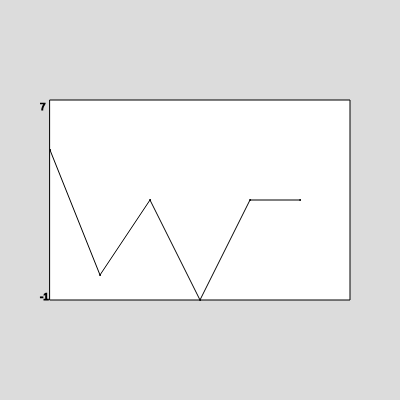
Frame 1 (no input)
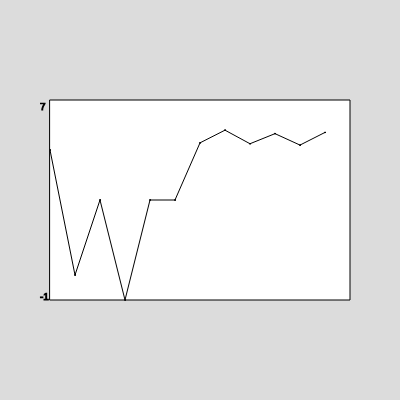
Frame 60 (no input)
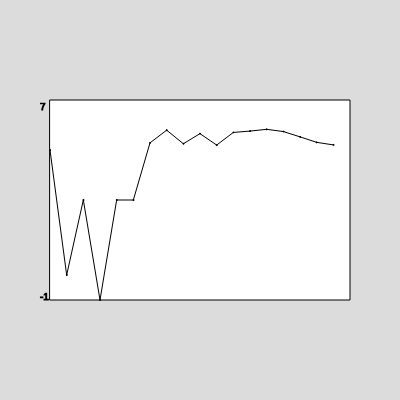
Frame 120 (the mouse pressed at the canvas centre since frame 60)

The p5.js sketch that drew these frames (run headless with seeded random() and noise() and a simulated clock; from frame 60 on, the mouse is pressed at the canvas centre):

// p5.js sketch
// ── sketch.js
let g;
function setup() {
  createCanvas(400, 400);
  g = new pGraph(50, 100, 300, 200);
  g.addArray([1, 6, 3, 7, 3, 3])
}

function draw() {
  background(220);
  if (frameCount % 10 == 0){
    g.add(random(0, 1)) 
  }
  g.show()
}

function keyPressed(){
  if (key === 'e'){
     g.remove(0);
  }
}

// ── pGraph.js
class pGraph{
  
  constructor(x1, y1, w, h){
    this.left = createVector(x1, y1)
    this.size = createVector(w, h)
    this.inc;
    this.points = []
    this.greatestY = 0;
    this.lowestY = -1;
  }
  show(){
    fill(255)
    rect(this.left.x, this.left.y, this.size.x, this.size.y)
    push()
    textSize(this.size.x/30)
    stroke(0)
    fill(0)
    text(round(this.greatestY), this.left.x-this.size.x/30, this.left.y+10)
    text(round(this.lowestY), this.left.x-this.size.x/30, this.left.y+this.size.y)
    pop()
    
    if (this.points.length > 0){
      this.inc = this.size.x/this.points.length
      for (var i=0;i<this.points.length;i++){
        push()
        translate(this.left.x, this.left.y)
        
        circle(i*this.inc, map(this.points[i], this.lowestY, this.greatestY, 0, this.size.y), 1)
        if (i > 0){
          line(i*this.inc, map(this.points[i], this.lowestY, this.greatestY, 0, this.size.y), (i-1)*this.inc, map(this.points[i-1], this.lowestY, this.greatestY, 0, this.size.y))
        }
        pop()
        
        
      }
      
    }
  }
  add(y){

    if (y > this.greatestY){
      this.greatestY = y
    }
    if (y < this.lowestY){
      this.lowestY = y
    }
    if (y <= 0){
      //y = 0.01;
    }
    this.points.push(y)
  }
  addArray(arr){
    for (var i=0;i<arr.length;i++){
      this.add(arr[i])
    }
  }
  removeArray(arr){
    for (var i=0;i<arr.length;i++){
      if (arr[i] >= 0 && arr[i] < this.points.length-1){
        this.remove(arr[i])
      }
      
    }
  }
  getLength(){
    return this.points.length
  }
  
  
  remove(i){
    if (i >= 0 && i<this.points.length){
      this.points.splice(i, 1)
    }
    
  }
  trim(factor){
    if (factor > 0 && factor < this.points.length-1){
      for (var i=this.points.length-1;i>=0;i--){
        if (i%factor == 0){
          this.points.splice(i, 1)
        }
      }
    }
    
  }
}
